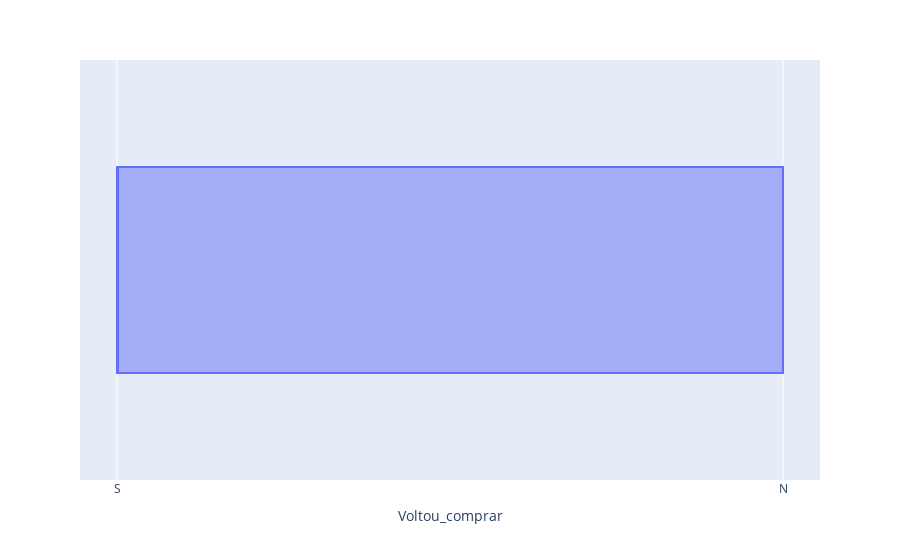

The cell this chart's notebook holds for it:
### Code cell
px.box(dados,x='Voltou_comprar')

### Figure 1 — Plotly figure (JSON) as saved in the notebook; plotly's stock layout.template omitted (floating-point values rounded to 4 significant figures)
{"data": [{"alignmentgroup": "True", "hovertemplate": "Voltou_comprar=%{x}<extra></extra>", "legendgroup": "", "marker": {"color": "#636efa"}, "name": "", "notched": false, "offsetgroup": "", "orientation": "h", "showlegend": false, "type": "box", "x": ["S", "S", "S", "S", "S", "S", "S", "S", "N", "N", "S", "S", "N", "N", "S", "N", "S", "S", "N", "N", "S", "N", "N", "S", "N", "S", "S", "S", "N", "N", "S", "S", "N", "N", "S", "S", "S", "N", "N", "S", "S", "N", "N", "S", "N", "S", "N", "N", "S", "S", "S", "S", "S", "S", "S", "N", "N", "S", "S", "S", "S", "N", "N", "S", "S", "N", "N", "S", "S", "N", "N", "S", "S", "S", "N", "S", "S", "S", "N", "S"], "x0": " ", "xaxis": "x", "y0": " ", "yaxis": "y"}], "layout": {"boxmode": "group", "legend": {"tracegroupgap": 0}, "margin": {"t": 60}, "xaxis": {"anchor": "y", "domain": [0, 1], "title": {"text": "Voltou_comprar"}}, "yaxis": {"anchor": "x", "domain": [0, 1]}}}
